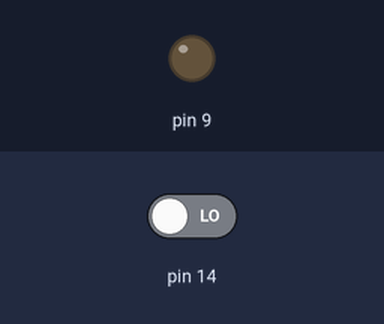
Bench run of a sketch on a simulated Arduino Uno, built with avr-gcc and run on an emulated ATmega328P. On the bench: output pins drawn as LEDs (lit = HIGH). The test bench sets the inputs (shaded band); at power-on: pin 14 LOW.

Above: at 1.2 s.
1.3 s: pin 14 driven HIGH
At 1.9 s:
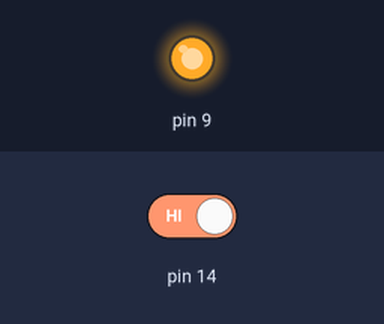
4.3 s: pin 14 driven LOW
At 5.8 s:
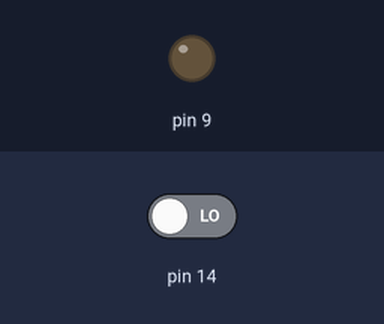
Timing chart, 0 to 7.3 s (numbered marks = the images above; inputs shaded):
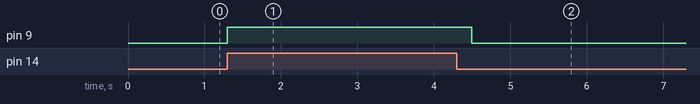

The sketch:

temporalLedControll.ino
```cpp
// Code for App: TemporalLEDControl
// Pin Allocation for TemporalLEDControl

void setup() {
    pinMode(14, INPUT);
    pinMode(9, OUTPUT);
    digitalWrite(9, LOW);
}

void waitingForPress() {
    if (digitalRead(14) == HIGH) {
        turnOnLed();
    }
}

void turnOnLed() {
    digitalWrite(9, HIGH);
    delay(800);
    turnOffLed();
}

void turnOffLed() {
    digitalWrite(9, LOW);
}

void loop() {
  waitingForPress();
}
```

Measured:
- after the input at 1.3 s, pin 9: LOW → HIGH at once
- after the input at 4.3 s, pin 9: HIGH → LOW after 0.20 s
